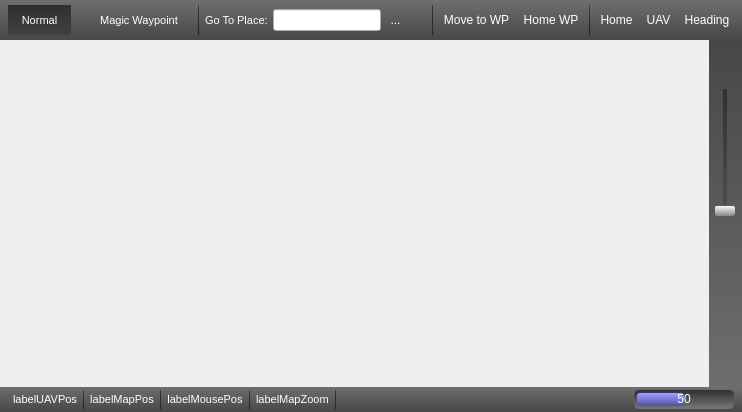
<?xml version="1.0" encoding="UTF-8"?>
<ui version="4.0">
 <class>OPMap_Widget</class>
 <widget class="QWidget" name="OPMap_Widget">
  <property name="geometry">
   <rect>
    <x>0</x>
    <y>0</y>
    <width>514</width>
    <height>412</height>
   </rect>
  </property>
  <property name="sizePolicy">
   <sizepolicy hsizetype="Preferred" vsizetype="Preferred">
    <horstretch>0</horstretch>
    <verstretch>0</verstretch>
   </sizepolicy>
  </property>
  <property name="mouseTracking">
   <bool>false</bool>
  </property>
  <property name="windowTitle">
   <string>Form</string>
  </property>
  <property name="styleSheet">
   <string notr="true"/>
  </property>
  <layout class="QVBoxLayout" name="verticalLayout_5">
   <property name="spacing">
    <number>0</number>
   </property>
   <property name="margin">
    <number>0</number>
   </property>
   <item>
    <widget class="QFrame" name="frameTopBar">
     <property name="sizePolicy">
      <sizepolicy hsizetype="MinimumExpanding" vsizetype="Preferred">
       <horstretch>0</horstretch>
       <verstretch>0</verstretch>
      </sizepolicy>
     </property>
     <property name="minimumSize">
      <size>
       <width>0</width>
       <height>32</height>
      </size>
     </property>
     <property name="maximumSize">
      <size>
       <width>16777215</width>
       <height>40</height>
      </size>
     </property>
     <property name="contextMenuPolicy">
      <enum>Qt::NoContextMenu</enum>
     </property>
     <property name="styleSheet">
      <string notr="true">QFrame{
background-color: qlineargradient(spread:pad, x1:0.5, y1:0, x2:0.5, y2:1, stop:0 rgba(110, 110, 110, 255), stop:1 rgba(71, 71, 71, 255));
color: rgba(0, 0, 0, 128);
}

QLabel {
background-color: transparent;
/* background-color: qlineargradient(spread:pad, x1:0.5, y1:0, x2:0.5, y2:1, stop:0 rgba(0, 0, 0, 80), stop:1 rgba(0, 0, 0, 80)); */
color: rgb(255, 255, 255);
/*border: 1px solid black;*/
border: none;
border-radius: 2px;
}

QToolButton {	/* all types of tool button */ 
background-color: transparent;
color: rgb(255, 255, 255);

/*height: 24px;*/

/*border-style: none;*/
/* border: 1px solid rgba(0, 0, 0, 64);  */
/* border: 0px; */
border-radius: 0px;
/*border-radius: 3px;*/
}
QToolButton:disabled {
background-color: qlineargradient(spread:pad, x1:0.5, y1:0, x2:0.5, y2:1, stop:0 rgba(128, 128, 128, 128), stop:1 rgba(128, 128, 128, 128));
color: rgba(255, 255, 255, 128);

/*height: 24px;*/

border: none;
border-radius: 0px;
/*
border: 1px  solid rgb(255, 255, 255); 
border-radius: 0px;
border-top-color: rgba(0, 0, 0, 64);
border-right-color: rgba(0, 0, 0, 64);
border-bottom-color: rgba(255, 255, 255, 64);
border-left-color: rgba(255, 255, 255, 64);
*/
}
QToolButton:hover {
background-color: qlineargradient(spread:pad, x1:0.5, y1:0, x2:0.5, y2:1, stop:0 rgba(255, 255, 255,128), stop:1 rgba(180, 180, 180, 128));
color: rgb(255, 255, 255);

/*height: 24px;*/

border: 0px; 
border-radius: 0px;
/*border-radius: 3px;*/
}
QToolButton:pressed {
background-color: qlineargradient(spread:pad, x1:0.5, y1:0, x2:0.5, y2:1, stop:0 rgba(48, 48, 48, 255), stop:1 rgba(64, 64, 64, 255));
color: rgb(255, 255, 255);

/*height: 24px;*/

border: none;
border-radius: 0px;
/*
border: 1px  solid rgb(255, 255, 255); 
border-radius: 0px;
border-top-color: rgba(0, 0, 0, 64);
border-right-color: rgba(0, 0, 0, 64);
border-bottom-color: rgba(255, 255, 255, 64);
border-left-color: rgba(255, 255, 255, 64);
*/
}

QToolButton:checked {
background-color: qlineargradient(spread:pad, x1:0.5, y1:0, x2:0.5, y2:1, stop:0 rgba(48, 48, 48, 255), stop:1 rgba(64, 64, 64, 255));
color: rgb(255, 255, 255);

/*height: 24px;*/

border: none;
border-radius: 0px;
/*
border: 1px  solid rgb(255, 255, 255); 
border-radius: 0px;
border-top-color: rgba(0, 0, 0, 64);
border-right-color: rgba(0, 0, 0, 64);
border-bottom-color: rgba(255, 255, 255, 64);
border-left-color: rgba(255, 255, 255, 64);
*/
}

QPushButton {
background-color: transparent;
color: rgb(255, 255, 255);

/*height: 24px;*/

/*border-style: none;*/
/* border: 1px solid rgba(0, 0, 0, 64);  */
/* border: 0px; */
border-radius: 0px;
/*border-radius: 3px;*/
}
QPushButton:disabled {
background-color: qlineargradient(spread:pad, x1:0.5, y1:0, x2:0.5, y2:1, stop:0 rgba(128, 128, 128, 128), stop:1 rgba(128, 128, 128, 128));
color: rgb(255, 255, 255);

/*height: 24px;*/

border: none;
border-radius: 0px;
/*
border: 1px  solid rgb(255, 255, 255); 
border-radius: 0px;
border-top-color: rgba(0, 0, 0, 64);
border-right-color: rgba(0, 0, 0, 64);
border-bottom-color: rgba(255, 255, 255, 64);
border-left-color: rgba(255, 255, 255, 64);
*/
}
QPushButton:hover {
background-color: qlineargradient(spread:pad, x1:0.5, y1:0, x2:0.5, y2:1, stop:0 rgba(255, 255, 255,128), stop:1 rgba(180, 180, 180, 128));
color: rgb(255, 255, 255);

/*height: 24px;*/

border: 0px; 
border-radius: 0px;
/*border-radius: 3px;*/
}
QPushButton:pressed {
background-color: qlineargradient(spread:pad, x1:0.5, y1:0, x2:0.5, y2:1, stop:0 rgba(48, 48, 48, 255), stop:1 rgba(64, 64, 64, 255));
color: rgb(255, 255, 255);

/*height: 24px;*/

border: none;
border-radius: 0px;
/*
border: 1px  solid rgb(255, 255, 255); 
border-radius: 0px;
border-top-color: rgba(0, 0, 0, 64);
border-right-color: rgba(0, 0, 0, 64);
border-bottom-color: rgba(255, 255, 255, 64);
border-left-color: rgba(255, 255, 255, 64);
*/
}

QComboBox {
background-color: qlineargradient(spread:pad, x1:0.5, y1:0, x2:0.5, y2:1, stop:0 rgba(48, 48, 48, 255), stop:1 rgba(120, 120, 120, 255));
color: rgba(255, 255, 255, 255);
border: 1px solid rgba(0, 0, 0, 128); 
border-radius: 0px;
}
QComboBox::down-arrow:on {
background-color: qlineargradient(spread:pad, x1:0.5, y1:0, x2:0.5, y2:1, stop:0 rgba(48, 48, 48, 255), stop:1 rgba(120, 120, 120, 255));
top: 1px; left: 1px;	/* move the arrow when the popup is open */
}
QComboBox::down-arrow {
     image: url(:/opmap/images/combobox_down_arrow.png);
}
QComboBox:drop-down {
background-color: qlineargradient(spread:pad, x1:0.5, y1:0, x2:0.5, y2:1, stop:0 rgba(110, 110, 110, 255), stop:1 rgba(71, 71, 71, 255));
border-left: 1px solid rgba(0, 0, 0, 128);
/*     subcontrol-origin: padding;
     subcontrol-position: top right;
     border-top-right-radius: 1px;
     border-bottom-right-radius: 1px; */
}
QComboBox QAbstractItemView { /* the drop down list */
background-color: rgb(255, 255, 255);
color: rgb(0, 0, 0);
border: 1px solid rgba(0, 0, 0, 128);
selection-background-color: rgb(160, 160, 255);
border-radius: 2px;
}
</string>
     </property>
     <property name="frameShape">
      <enum>QFrame::NoFrame</enum>
     </property>
     <property name="frameShadow">
      <enum>QFrame::Plain</enum>
     </property>
     <layout class="QHBoxLayout" name="horizontalLayout_4">
      <property name="spacing">
       <number>0</number>
      </property>
      <property name="margin">
       <number>0</number>
      </property>
      <item>
       <layout class="QHBoxLayout" name="layoutWidgetStatusBar_2">
        <property name="spacing">
         <number>5</number>
        </property>
        <property name="leftMargin">
         <number>8</number>
        </property>
        <property name="topMargin">
         <number>5</number>
        </property>
        <property name="rightMargin">
         <number>8</number>
        </property>
        <property name="bottomMargin">
         <number>5</number>
        </property>
        <item>
         <widget class="QToolButton" name="toolButtonNormalMapMode">
          <property name="sizePolicy">
           <sizepolicy hsizetype="Fixed" vsizetype="Preferred">
            <horstretch>0</horstretch>
            <verstretch>0</verstretch>
           </sizepolicy>
          </property>
          <property name="font">
           <font>
            <pointsize>8</pointsize>
           </font>
          </property>
          <property name="toolTip">
           <string>Normal Map Mode</string>
          </property>
          <property name="text">
           <string>   Normal   </string>
          </property>
          <property name="iconSize">
           <size>
            <width>16</width>
            <height>32</height>
           </size>
          </property>
          <property name="checkable">
           <bool>true</bool>
          </property>
          <property name="checked">
           <bool>true</bool>
          </property>
          <property name="toolButtonStyle">
           <enum>Qt::ToolButtonTextOnly</enum>
          </property>
         </widget>
        </item>
        <item>
         <spacer name="horizontalSpacer">
          <property name="orientation">
           <enum>Qt::Horizontal</enum>
          </property>
          <property name="sizeType">
           <enum>QSizePolicy::Fixed</enum>
          </property>
          <property name="sizeHint" stdset="0">
           <size>
            <width>10</width>
            <height>20</height>
           </size>
          </property>
         </spacer>
        </item>
        <item>
         <widget class="QToolButton" name="toolButtonMagicWaypointMapMode">
          <property name="sizePolicy">
           <sizepolicy hsizetype="Fixed" vsizetype="Preferred">
            <horstretch>0</horstretch>
            <verstretch>0</verstretch>
           </sizepolicy>
          </property>
          <property name="font">
           <font>
            <pointsize>8</pointsize>
           </font>
          </property>
          <property name="toolTip">
           <string>Magic Waypoint Map Mode</string>
          </property>
          <property name="text">
           <string>   Magic Waypoint   </string>
          </property>
          <property name="iconSize">
           <size>
            <width>16</width>
            <height>32</height>
           </size>
          </property>
          <property name="checkable">
           <bool>true</bool>
          </property>
          <property name="toolButtonStyle">
           <enum>Qt::ToolButtonTextOnly</enum>
          </property>
         </widget>
        </item>
        <item>
         <widget class="Line" name="line_6">
          <property name="frameShadow">
           <enum>QFrame::Plain</enum>
          </property>
          <property name="orientation">
           <enum>Qt::Vertical</enum>
          </property>
         </widget>
        </item>
        <item>
         <widget class="QLabel" name="label_2">
          <property name="font">
           <font>
            <pointsize>8</pointsize>
           </font>
          </property>
          <property name="text">
           <string>Go To Place:</string>
          </property>
         </widget>
        </item>
        <item>
         <widget class="QLineEdit" name="leFind"/>
        </item>
        <item>
         <widget class="QToolButton" name="tbFind">
          <property name="text">
           <string>...</string>
          </property>
          <property name="icon">
           <iconset resource="opmap.qrc">
            <normaloff>:/opmap/images/waypoint.png</normaloff>:/opmap/images/waypoint.png</iconset>
          </property>
         </widget>
        </item>
        <item>
         <spacer name="horizontalSpacer_4">
          <property name="orientation">
           <enum>Qt::Horizontal</enum>
          </property>
          <property name="sizeHint" stdset="0">
           <size>
            <width>10</width>
            <height>20</height>
           </size>
          </property>
         </spacer>
        </item>
        <item>
         <widget class="QLabel" name="label">
          <property name="font">
           <font>
            <pointsize>8</pointsize>
           </font>
          </property>
          <property name="text">
           <string/>
          </property>
         </widget>
        </item>
        <item>
         <widget class="Line" name="lineWaypoint">
          <property name="frameShadow">
           <enum>QFrame::Plain</enum>
          </property>
          <property name="orientation">
           <enum>Qt::Vertical</enum>
          </property>
         </widget>
        </item>
        <item>
         <widget class="QToolButton" name="toolButtonMoveToWP">
          <property name="sizePolicy">
           <sizepolicy hsizetype="Fixed" vsizetype="Preferred">
            <horstretch>0</horstretch>
            <verstretch>0</verstretch>
           </sizepolicy>
          </property>
          <property name="toolTip">
           <string>Click to move the UAV to the magic waypoint position</string>
          </property>
          <property name="text">
           <string>Move to WP</string>
          </property>
          <property name="icon">
           <iconset resource="opmap.qrc">
            <normaloff>:/opmap/images/move_to_wp.png</normaloff>:/opmap/images/move_to_wp.png</iconset>
          </property>
          <property name="iconSize">
           <size>
            <width>28</width>
            <height>28</height>
           </size>
          </property>
         </widget>
        </item>
        <item>
         <widget class="QToolButton" name="toolButtonHomeWaypoint">
          <property name="sizePolicy">
           <sizepolicy hsizetype="Fixed" vsizetype="Preferred">
            <horstretch>0</horstretch>
            <verstretch>0</verstretch>
           </sizepolicy>
          </property>
          <property name="toolTip">
           <string>Move the magic waypoint to the home position</string>
          </property>
          <property name="text">
           <string>Home WP</string>
          </property>
          <property name="icon">
           <iconset resource="opmap.qrc">
            <normaloff>:/opmap/images/home_wp.png</normaloff>:/opmap/images/home_wp.png</iconset>
          </property>
          <property name="iconSize">
           <size>
            <width>28</width>
            <height>28</height>
           </size>
          </property>
         </widget>
        </item>
        <item>
         <widget class="Line" name="line_8">
          <property name="frameShadow">
           <enum>QFrame::Plain</enum>
          </property>
          <property name="orientation">
           <enum>Qt::Vertical</enum>
          </property>
         </widget>
        </item>
        <item>
         <widget class="QToolButton" name="toolButtonMapHome">
          <property name="sizePolicy">
           <sizepolicy hsizetype="Fixed" vsizetype="Preferred">
            <horstretch>0</horstretch>
            <verstretch>0</verstretch>
           </sizepolicy>
          </property>
          <property name="toolTip">
           <string>Center map over home position</string>
          </property>
          <property name="text">
           <string>Home</string>
          </property>
          <property name="icon">
           <iconset resource="opmap.qrc">
            <normaloff>:/opmap/images/gcs.png</normaloff>:/opmap/images/gcs.png</iconset>
          </property>
          <property name="iconSize">
           <size>
            <width>28</width>
            <height>28</height>
           </size>
          </property>
          <property name="autoRepeat">
           <bool>false</bool>
          </property>
          <property name="toolButtonStyle">
           <enum>Qt::ToolButtonIconOnly</enum>
          </property>
          <property name="autoRaise">
           <bool>false</bool>
          </property>
         </widget>
        </item>
        <item>
         <widget class="QToolButton" name="toolButtonMapUAV">
          <property name="sizePolicy">
           <sizepolicy hsizetype="Fixed" vsizetype="Preferred">
            <horstretch>0</horstretch>
            <verstretch>0</verstretch>
           </sizepolicy>
          </property>
          <property name="toolTip">
           <string>Center map over UAV position</string>
          </property>
          <property name="text">
           <string>UAV</string>
          </property>
          <property name="icon">
           <iconset resource="opmap.qrc">
            <normaloff>:/opmap/images/uav.png</normaloff>:/opmap/images/uav.png</iconset>
          </property>
          <property name="iconSize">
           <size>
            <width>28</width>
            <height>28</height>
           </size>
          </property>
          <property name="checkable">
           <bool>true</bool>
          </property>
          <property name="autoRepeat">
           <bool>false</bool>
          </property>
          <property name="toolButtonStyle">
           <enum>Qt::ToolButtonIconOnly</enum>
          </property>
          <property name="autoRaise">
           <bool>false</bool>
          </property>
         </widget>
        </item>
        <item>
         <widget class="QToolButton" name="toolButtonMapUAVheading">
          <property name="sizePolicy">
           <sizepolicy hsizetype="Fixed" vsizetype="Preferred">
            <horstretch>0</horstretch>
            <verstretch>0</verstretch>
           </sizepolicy>
          </property>
          <property name="toolTip">
           <string>Map rotation follows UAV heading</string>
          </property>
          <property name="text">
           <string>Heading</string>
          </property>
          <property name="icon">
           <iconset resource="opmap.qrc">
            <normaloff>:/opmap/images/uav_heading.png</normaloff>:/opmap/images/uav_heading.png</iconset>
          </property>
          <property name="iconSize">
           <size>
            <width>28</width>
            <height>28</height>
           </size>
          </property>
          <property name="checkable">
           <bool>true</bool>
          </property>
          <property name="autoRepeat">
           <bool>false</bool>
          </property>
          <property name="toolButtonStyle">
           <enum>Qt::ToolButtonIconOnly</enum>
          </property>
          <property name="autoRaise">
           <bool>false</bool>
          </property>
         </widget>
        </item>
       </layout>
      </item>
     </layout>
    </widget>
   </item>
   <item>
    <widget class="QSplitter" name="splitter">
     <property name="styleSheet">
      <string notr="true">QSplitter::handle {
/* image: url(images/splitter.png); */
	background-color: qlineargradient(spread:pad, x1:0.5, y1:0, x2:0.5, y2:1, stop:0 rgba(71, 71, 71, 255), stop:0.5 rgba(200, 200, 200, 255), stop:1 rgba(110, 110, 110, 255));
}
QSplitter::handle:horizontal {
/* height: 5px; */
}
QSplitter::handle:vertical {
/* width: 5px; */
}
</string>
     </property>
     <property name="frameShape">
      <enum>QFrame::NoFrame</enum>
     </property>
     <property name="orientation">
      <enum>Qt::Horizontal</enum>
     </property>
     <property name="opaqueResize">
      <bool>true</bool>
     </property>
     <property name="handleWidth">
      <number>5</number>
     </property>
     <widget class="QWidget" name="layoutWidget">
      <layout class="QHBoxLayout" name="horizontalLayout_2">
       <property name="spacing">
        <number>0</number>
       </property>
       <item>
        <widget class="QWidget" name="mapWidget" native="true">
         <property name="sizePolicy">
          <sizepolicy hsizetype="MinimumExpanding" vsizetype="MinimumExpanding">
           <horstretch>0</horstretch>
           <verstretch>0</verstretch>
          </sizepolicy>
         </property>
         <property name="minimumSize">
          <size>
           <width>64</width>
           <height>64</height>
          </size>
         </property>
         <property name="mouseTracking">
          <bool>false</bool>
         </property>
         <property name="acceptDrops">
          <bool>false</bool>
         </property>
         <property name="styleSheet">
          <string notr="true">
/* background-color: black; */
border: 1px solid black;

QLabel { /* all label types */
/* background-color: rgba(255, 255, 255, 0); */
background-color: qlineargradient(spread:pad, x1:0.5, y1:0, x2:0.5, y2:1, stop:0 rgba(64, 64, 64, 255), stop:1 rgba(128, 128, 128, 255));
color: rgb(255, 255, 255);
}

QToolButton {	/* all types of tool button */ 
background-color: rgba(255, 255, 255, 0);
color: rgb(255, 255, 255);
/*border-style: none;*/
border: 0px; 
}
QToolButton:hover {
background-color: qlineargradient(spread:pad, x1:0.5, y1:0, x2:0.5, y2:1, stop:0 rgba(255, 160, 0, 255), stop:1 rgba(160, 100, 0, 255));
color: rgb(255, 255, 255);
}
QToolButton:pressed {
background-color: qlineargradient(spread:pad, x1:0.5, y1:0, x2:0.5, y2:1, stop:0 rgba(48, 48, 48, 255), stop:1 rgba(120, 120, 120, 255));
color: rgb(255, 255, 255);
}

QToolButton:checked {
background-color: qlineargradient(spread:pad, x1:0.5, y1:0, x2:0.5, y2:1, stop:0 rgba(48, 48, 48, 255), stop:1 rgba(120, 120, 120, 255));
color: rgb(255, 255, 255);
}

QSlider::groove:horizontal {
border: none;
height: 4px;
background-color: qlineargradient(spread:pad, x1:0.5, y1:0, x2:0.5, y2:1, stop:0 rgba(48, 48, 48, 255), stop:1 rgba(80, 80, 80, 255));
margin: 2px 0;
}
QSlider::handle:horizontal {
border: 1px solid #5c5c5c;
background-color: qlineargradient(spread:pad, x1:0.5, y1:0, x2:0.5, y2:1, stop:0 rgba(255, 255, 255, 255), stop:1 rgba(128, 128, 128, 255));
width: 24px;
margin: -2px 0;
border-radius: 3px;
}

QComboBox {
background-color: qlineargradient(spread:pad, x1:0.5, y1:0, x2:0.5, y2:1, stop:0 rgba(48, 48, 48, 255), stop:1 rgba(120, 120, 120, 255));
color: rgb(255, 255, 255);
}
QComboBox:hover {
background-color: qlineargradient(spread:pad, x1:0.5, y1:0, x2:0.5, y2:1, stop:0 rgba(48, 48, 48, 255), stop:1 rgba(120, 120, 120, 255));
	background-color: rgb(197, 138, 0);
}
QComboBox::down-arrow {
     image: url(:/opmap/images/combobox_down_arrow.png);
}
QComboBox:drop-down {
     subcontrol-origin: padding;
     subcontrol-position: top right;
     border-left-style: none;
     border-top-right-radius: 1px;
     border-bottom-right-radius: 1px;
}
</string>
         </property>
        </widget>
       </item>
       <item>
        <widget class="QWidget" name="widget" native="true">
         <property name="sizePolicy">
          <sizepolicy hsizetype="Minimum" vsizetype="Preferred">
           <horstretch>0</horstretch>
           <verstretch>0</verstretch>
          </sizepolicy>
         </property>
         <property name="styleSheet">
          <string notr="true">QFrame {
background-color: qlineargradient(spread:pad, x1:0, y1:0, x2:0, y2:1, stop:0 rgba(71, 71, 71, 255), stop:1 rgba(110, 110, 110, 255));
color: rgb(255, 255, 255);
}

QToolButton {	/* all types of tool button */ 
background-color: rgba(255, 255, 255, 0);
color: rgb(255, 255, 255);
/*border-style: none;*/
border: 0px; 
border-radius: 3px;
}
QToolButton:hover {
background-color: qlineargradient(spread:pad, x1:0.5, y1:0, x2:0.5, y2:1, stop:0 rgba(255, 255, 255, 200), stop:1 rgba(180, 180, 180, 200));
color: rgb(255, 255, 255);
border: 0px; 
border-radius: 3px;
}
QToolButton:pressed {
background-color: qlineargradient(spread:pad, x1:0.5, y1:0, x2:0.5, y2:1, stop:0 rgba(48, 48, 48, 255), stop:1 rgba(120, 120, 120, 255));
color: rgb(255, 255, 255);
border: 0px; 
border-radius: 3px;
}

QToolButton:checked {
background-color: qlineargradient(spread:pad, x1:0.5, y1:0, x2:0.5, y2:1, stop:0 rgba(48, 48, 48, 255), stop:1 rgba(120, 120, 120, 255));
color: rgb(255, 255, 255);
border: 0px; 
border-radius: 3px;
}

QSlider::groove:horizontal {
border: none;
height: 4px;
background-color: qlineargradient(spread:pad, x1:0.5, y1:0, x2:0.5, y2:1, stop:0 rgba(48, 48, 48, 255), stop:1 rgba(80, 80, 80, 255));
margin: 2px 0;
}
QSlider::handle:horizontal {
border: 1px solid #5c5c5c;
background-color: qlineargradient(spread:pad, x1:0.5, y1:0, x2:0.5, y2:1, stop:0 rgba(255, 255, 255, 255), stop:1 rgba(128, 128, 128, 255));
width: 24px;
margin: -2px 0;
border-radius: 3px;
}
</string>
         </property>
         <layout class="QVBoxLayout" name="verticalLayout_3">
          <property name="spacing">
           <number>0</number>
          </property>
          <property name="margin">
           <number>0</number>
          </property>
          <item>
           <widget class="QFrame" name="frameMapControls">
            <property name="sizePolicy">
             <sizepolicy hsizetype="Minimum" vsizetype="Preferred">
              <horstretch>0</horstretch>
              <verstretch>0</verstretch>
             </sizepolicy>
            </property>
            <property name="styleSheet">
             <string notr="true">QFrame {
background-color: qlineargradient(spread:pad, x1:0, y1:0, x2:0, y2:1, stop:0 rgba(71, 71, 71, 255), stop:1 rgba(110, 110, 110, 255));
color: rgba(0, 0, 0, 48);
}

QToolButton {	/* all types of tool button */ 
background-color: transparent;
/*background-color: qlineargradient(spread:pad, x1:0.5, y1:0, x2:0.5, y2:1, stop:0 rgba(110, 110, 110, 255), stop:1 rgba(71, 71, 71, 255));*/
color: rgb(255, 255, 255);
/*
border: 1px solid black; 
border-radius: 0px;
*/
border: none;
border-radius: 0px;
/*border: 1px solid white; 
border-radius: 3px;
border-top-color: rgba(255, 255, 255, 48);
border-right-color: rgba(255, 255, 255, 48);
border-bottom-color: rgba(0, 0, 0, 48);
border-left-color: rgba(0, 0, 0, 48);*/
}
QToolButton:hover {
background-color: qlineargradient(spread:pad, x1:0.5, y1:0, x2:0.5, y2:1, stop:0 rgba(255, 255, 255, 200), stop:1 rgba(180, 180, 180, 200));
color: rgb(255, 255, 255);
border: none;
/*border: 1px solid white; 
border-radius:3px;
border-top-color: rgba(255, 255, 255, 48);
border-right-color: rgba(255, 255, 255, 48);
border-bottom-color: rgba(0, 0, 0, 48);
border-left-color: rgba(0, 0, 0, 48);*/
}
QToolButton:pressed {
background-color: qlineargradient(spread:pad, x1:0.5, y1:0, x2:0.5, y2:1, stop:0 rgba(48, 48, 48, 255), stop:1 rgba(80, 80, 80, 255));
color: rgb(255, 255, 255);
border: 1px solid white; 
border-radius:3px;
border-top-color: rgba(0, 0, 0,160);
border-right-color: rgba(0, 0, 0, 160);
border-bottom-color: rgba(255, 255, 255, 80);
border-left-color: rgba(255, 255, 255, 80);
}

QToolButton:checked {
background-color: qlineargradient(spread:pad, x1:0.5, y1:0, x2:0.5, y2:1, stop:0 rgba(48, 48, 48, 255), stop:1 rgba(80, 80, 80, 255));
color: rgb(255, 255, 255);
border: 1px solid white; 
border-radius: 3px;
border-top-color: rgba(0, 0, 0,160);
border-right-color: rgba(0, 0, 0, 160);
border-bottom-color: rgba(255, 255, 255, 80);
border-left-color: rgba(255, 255, 255, 80);
}

QSliderl {
background-color: rgba(255, 255, 255, 0);
}
QSlider::groove:vertical {
border: none;
width: 4px;
background-color: qlineargradient(spread:pad, x1:0.5, y1:0, x2:0.5, y2:1, stop:0 rgba(48, 48, 48, 255), stop:1 rgba(80, 80, 80, 255));
margin: 2px 0;
}
QSlider::handle:vertical {
border: 1px solid #5c5c5c;
background-color: qlineargradient(spread:pad, x1:0.5, y1:0, x2:0.5, y2:1, stop:0 rgba(255, 255, 255, 255), stop:1 rgba(128, 128, 128, 255));
height: 10px;
margin: 0 -9px; /* expand outside the groove */ 
border-radius: 3px;
}
</string>
            </property>
            <property name="frameShape">
             <enum>QFrame::NoFrame</enum>
            </property>
            <property name="frameShadow">
             <enum>QFrame::Plain</enum>
            </property>
            <property name="lineWidth">
             <number>2</number>
            </property>
            <property name="midLineWidth">
             <number>0</number>
            </property>
            <layout class="QVBoxLayout" name="verticalLayout_2">
             <property name="spacing">
              <number>5</number>
             </property>
             <property name="margin">
              <number>1</number>
             </property>
             <item>
              <spacer name="verticalSpacer_3">
               <property name="orientation">
                <enum>Qt::Vertical</enum>
               </property>
               <property name="sizeType">
                <enum>QSizePolicy::Fixed</enum>
               </property>
               <property name="sizeHint" stdset="0">
                <size>
                 <width>20</width>
                 <height>10</height>
                </size>
               </property>
              </spacer>
             </item>
             <item>
              <widget class="QToolButton" name="toolButtonZoomP">
               <property name="toolTip">
                <string>Zoom in</string>
               </property>
               <property name="styleSheet">
                <string notr="true"/>
               </property>
               <property name="text">
                <string/>
               </property>
               <property name="icon">
                <iconset resource="opmap.qrc">
                 <normaloff>:/opmap/images/plus.png</normaloff>:/opmap/images/plus.png</iconset>
               </property>
               <property name="iconSize">
                <size>
                 <width>28</width>
                 <height>28</height>
                </size>
               </property>
               <property name="autoRepeat">
                <bool>true</bool>
               </property>
               <property name="autoRepeatDelay">
                <number>1000</number>
               </property>
               <property name="autoRepeatInterval">
                <number>1000</number>
               </property>
               <property name="autoRaise">
                <bool>false</bool>
               </property>
              </widget>
             </item>
             <item>
              <widget class="QSlider" name="horizontalSliderZoom">
               <property name="sizePolicy">
                <sizepolicy hsizetype="Preferred" vsizetype="Expanding">
                 <horstretch>0</horstretch>
                 <verstretch>0</verstretch>
                </sizepolicy>
               </property>
               <property name="minimumSize">
                <size>
                 <width>0</width>
                 <height>50</height>
                </size>
               </property>
               <property name="maximumSize">
                <size>
                 <width>16777215</width>
                 <height>200</height>
                </size>
               </property>
               <property name="cursor">
                <cursorShape>OpenHandCursor</cursorShape>
               </property>
               <property name="toolTip">
                <string>Zoom level</string>
               </property>
               <property name="autoFillBackground">
                <bool>false</bool>
               </property>
               <property name="styleSheet">
                <string notr="true"/>
               </property>
               <property name="minimum">
                <number>2</number>
               </property>
               <property name="maximum">
                <number>17</number>
               </property>
               <property name="pageStep">
                <number>1</number>
               </property>
               <property name="orientation">
                <enum>Qt::Vertical</enum>
               </property>
               <property name="invertedControls">
                <bool>false</bool>
               </property>
               <property name="tickPosition">
                <enum>QSlider::NoTicks</enum>
               </property>
               <property name="tickInterval">
                <number>2</number>
               </property>
              </widget>
             </item>
             <item>
              <widget class="QToolButton" name="toolButtonZoomM">
               <property name="toolTip">
                <string>Zoom out</string>
               </property>
               <property name="styleSheet">
                <string notr="true"/>
               </property>
               <property name="text">
                <string/>
               </property>
               <property name="icon">
                <iconset resource="opmap.qrc">
                 <normaloff>:/opmap/images/minus.png</normaloff>:/opmap/images/minus.png</iconset>
               </property>
               <property name="iconSize">
                <size>
                 <width>28</width>
                 <height>28</height>
                </size>
               </property>
               <property name="autoRepeat">
                <bool>true</bool>
               </property>
               <property name="autoRepeatDelay">
                <number>1000</number>
               </property>
               <property name="autoRepeatInterval">
                <number>1000</number>
               </property>
               <property name="autoRaise">
                <bool>false</bool>
               </property>
              </widget>
             </item>
             <item>
              <spacer name="verticalSpacer_2">
               <property name="orientation">
                <enum>Qt::Vertical</enum>
               </property>
               <property name="sizeType">
                <enum>QSizePolicy::Expanding</enum>
               </property>
               <property name="sizeHint" stdset="0">
                <size>
                 <width>20</width>
                 <height>10</height>
                </size>
               </property>
              </spacer>
             </item>
            </layout>
           </widget>
          </item>
         </layout>
        </widget>
       </item>
      </layout>
     </widget>
    </widget>
   </item>
   <item>
    <widget class="QFrame" name="frameStatusBar">
     <property name="sizePolicy">
      <sizepolicy hsizetype="Expanding" vsizetype="Preferred">
       <horstretch>0</horstretch>
       <verstretch>0</verstretch>
      </sizepolicy>
     </property>
     <property name="minimumSize">
      <size>
       <width>0</width>
       <height>0</height>
      </size>
     </property>
     <property name="maximumSize">
      <size>
       <width>16777215</width>
       <height>25</height>
      </size>
     </property>
     <property name="contextMenuPolicy">
      <enum>Qt::NoContextMenu</enum>
     </property>
     <property name="styleSheet">
      <string notr="true">QFrame{
background-color: qlineargradient(spread:pad, x1:0.5, y1:0, x2:0.5, y2:1, stop:0 rgba(110, 110, 110, 255), stop:1 rgba(71, 71, 71, 255));
color: rgba(0, 0, 0, 128);
}

QLabel {
background-color: transparent;
/* background-color: qlineargradient(spread:pad, x1:0.5, y1:0, x2:0.5, y2:1, stop:0 rgba(0, 0, 0, 80), stop:1 rgba(0, 0, 0, 80)); */
color: rgb(255, 255, 255);
/*border: 1px solid black;*/
border: none;
border-radius: 2px;
}
</string>
     </property>
     <property name="frameShape">
      <enum>QFrame::NoFrame</enum>
     </property>
     <property name="frameShadow">
      <enum>QFrame::Plain</enum>
     </property>
     <layout class="QHBoxLayout" name="horizontalLayout">
      <property name="spacing">
       <number>0</number>
      </property>
      <property name="leftMargin">
       <number>0</number>
      </property>
      <property name="topMargin">
       <number>3</number>
      </property>
      <property name="rightMargin">
       <number>0</number>
      </property>
      <property name="bottomMargin">
       <number>3</number>
      </property>
      <item>
       <layout class="QHBoxLayout" name="layoutWidgetStatusBar">
        <property name="spacing">
         <number>5</number>
        </property>
        <property name="leftMargin">
         <number>3</number>
        </property>
        <property name="rightMargin">
         <number>8</number>
        </property>
        <item>
         <spacer name="horizontalSpacer_7">
          <property name="orientation">
           <enum>Qt::Horizontal</enum>
          </property>
          <property name="sizeType">
           <enum>QSizePolicy::Fixed</enum>
          </property>
          <property name="sizeHint" stdset="0">
           <size>
            <width>10</width>
            <height>20</height>
           </size>
          </property>
         </spacer>
        </item>
        <item>
         <widget class="QLabel" name="labelUAVPos">
          <property name="sizePolicy">
           <sizepolicy hsizetype="Preferred" vsizetype="Preferred">
            <horstretch>0</horstretch>
            <verstretch>0</verstretch>
           </sizepolicy>
          </property>
          <property name="font">
           <font>
            <pointsize>8</pointsize>
            <weight>50</weight>
            <italic>false</italic>
            <bold>false</bold>
            <kerning>true</kerning>
           </font>
          </property>
          <property name="toolTip">
           <string>UAV position</string>
          </property>
          <property name="styleSheet">
           <string notr="true"/>
          </property>
          <property name="frameShape">
           <enum>QFrame::NoFrame</enum>
          </property>
          <property name="frameShadow">
           <enum>QFrame::Plain</enum>
          </property>
          <property name="text">
           <string>labelUAVPos</string>
          </property>
          <property name="alignment">
           <set>Qt::AlignCenter</set>
          </property>
          <property name="margin">
           <number>0</number>
          </property>
         </widget>
        </item>
        <item>
         <widget class="Line" name="line_3">
          <property name="frameShadow">
           <enum>QFrame::Plain</enum>
          </property>
          <property name="lineWidth">
           <number>1</number>
          </property>
          <property name="orientation">
           <enum>Qt::Vertical</enum>
          </property>
         </widget>
        </item>
        <item>
         <widget class="QLabel" name="labelMapPos">
          <property name="sizePolicy">
           <sizepolicy hsizetype="Preferred" vsizetype="Preferred">
            <horstretch>0</horstretch>
            <verstretch>0</verstretch>
           </sizepolicy>
          </property>
          <property name="font">
           <font>
            <pointsize>8</pointsize>
            <weight>50</weight>
            <italic>false</italic>
            <bold>false</bold>
            <kerning>true</kerning>
           </font>
          </property>
          <property name="toolTip">
           <string>Map position</string>
          </property>
          <property name="styleSheet">
           <string notr="true"/>
          </property>
          <property name="frameShape">
           <enum>QFrame::NoFrame</enum>
          </property>
          <property name="text">
           <string>labelMapPos</string>
          </property>
          <property name="alignment">
           <set>Qt::AlignCenter</set>
          </property>
          <property name="margin">
           <number>0</number>
          </property>
         </widget>
        </item>
        <item>
         <widget class="Line" name="line_4">
          <property name="frameShadow">
           <enum>QFrame::Plain</enum>
          </property>
          <property name="orientation">
           <enum>Qt::Vertical</enum>
          </property>
         </widget>
        </item>
        <item>
         <widget class="QLabel" name="labelMousePos">
          <property name="sizePolicy">
           <sizepolicy hsizetype="Preferred" vsizetype="Preferred">
            <horstretch>0</horstretch>
            <verstretch>0</verstretch>
           </sizepolicy>
          </property>
          <property name="font">
           <font>
            <pointsize>8</pointsize>
            <weight>50</weight>
            <italic>false</italic>
            <bold>false</bold>
            <kerning>true</kerning>
           </font>
          </property>
          <property name="toolTip">
           <string>Mouse position</string>
          </property>
          <property name="styleSheet">
           <string notr="true"/>
          </property>
          <property name="frameShape">
           <enum>QFrame::NoFrame</enum>
          </property>
          <property name="frameShadow">
           <enum>QFrame::Plain</enum>
          </property>
          <property name="text">
           <string>labelMousePos</string>
          </property>
          <property name="scaledContents">
           <bool>false</bool>
          </property>
          <property name="alignment">
           <set>Qt::AlignCenter</set>
          </property>
          <property name="margin">
           <number>0</number>
          </property>
         </widget>
        </item>
        <item>
         <widget class="Line" name="line">
          <property name="frameShadow">
           <enum>QFrame::Plain</enum>
          </property>
          <property name="orientation">
           <enum>Qt::Vertical</enum>
          </property>
         </widget>
        </item>
        <item>
         <widget class="QLabel" name="labelMapZoom">
          <property name="font">
           <font>
            <pointsize>8</pointsize>
           </font>
          </property>
          <property name="text">
           <string>labelMapZoom</string>
          </property>
         </widget>
        </item>
        <item>
         <widget class="Line" name="line_2">
          <property name="frameShadow">
           <enum>QFrame::Plain</enum>
          </property>
          <property name="orientation">
           <enum>Qt::Vertical</enum>
          </property>
         </widget>
        </item>
        <item>
         <spacer name="horizontalSpacer_3">
          <property name="orientation">
           <enum>Qt::Horizontal</enum>
          </property>
          <property name="sizeHint" stdset="0">
           <size>
            <width>40</width>
            <height>20</height>
           </size>
          </property>
         </spacer>
        </item>
        <item>
         <widget class="QProgressBar" name="progressBarMap">
          <property name="sizePolicy">
           <sizepolicy hsizetype="MinimumExpanding" vsizetype="Preferred">
            <horstretch>0</horstretch>
            <verstretch>0</verstretch>
           </sizepolicy>
          </property>
          <property name="minimumSize">
           <size>
            <width>40</width>
            <height>0</height>
           </size>
          </property>
          <property name="maximumSize">
           <size>
            <width>100</width>
            <height>16777215</height>
           </size>
          </property>
          <property name="autoFillBackground">
           <bool>false</bool>
          </property>
          <property name="styleSheet">
           <string notr="true">QProgressBar {
border: none;
border-radius: 5px;
padding: 3px;
background-color: qlineargradient(spread:pad, x1:0.5, y1:0, x2:0.5, y2:1, stop:0 rgba(48, 48, 48, 255), stop:1 rgba(120, 120, 120, 255));
color: rgb(255, 255, 255);
}
QProgressBar::chunk {
background-color: rgb(85, 85, 255);
background-color: qlineargradient(spread:pad, x1:0.5, y1:0, x2:0.5, y2:1, stop:0 rgba(160, 160, 255, 255), stop:1 rgba(80, 80, 160, 255));
border: none;
border-radius: 3px;
}</string>
          </property>
          <property name="value">
           <number>50</number>
          </property>
          <property name="alignment">
           <set>Qt::AlignCenter</set>
          </property>
          <property name="textVisible">
           <bool>true</bool>
          </property>
          <property name="invertedAppearance">
           <bool>false</bool>
          </property>
          <property name="format">
           <string>%v</string>
          </property>
         </widget>
        </item>
       </layout>
      </item>
     </layout>
    </widget>
   </item>
  </layout>
 </widget>
 <resources>
  <include location="opmap.qrc"/>
 </resources>
 <connections/>
</ui>
